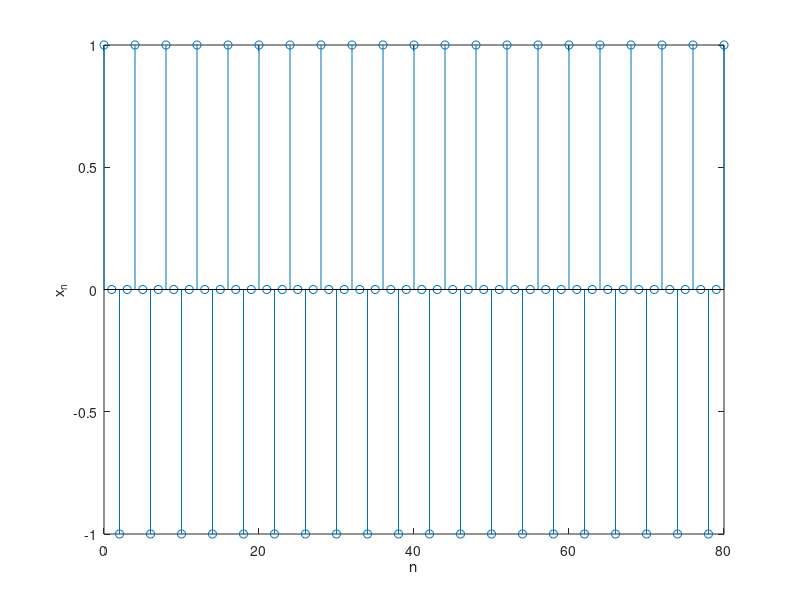

MATLAB code to generate this figure:
clc; clear all; close all;

fs = 16;
ts = 1/fs;

nT1 = 0:ts:5;
n = 0:5/ts;

x_t = cos(8*pi*nT1);

stem(n, x_t);
xlabel("n");
ylabel("x_n");